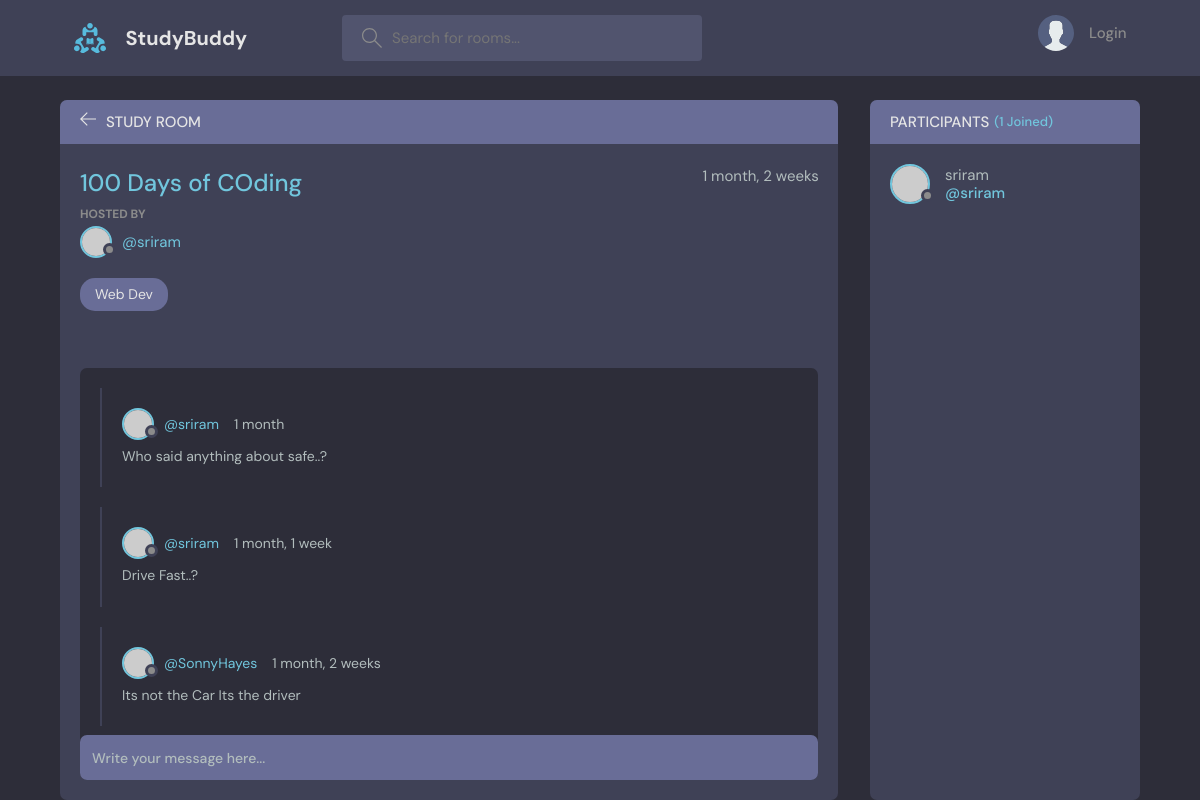
The page /room/1/ on the database its author committed.
### base/models.py (models this page shows, shortened)
class Room(models.Model):
    host= models.ForeignKey(User , on_delete=models.SET_NULL , null= True)
    topic= models.ForeignKey(Topic , on_delete=models.SET_NULL , null= True)
    name = models.CharField(max_length=200)
    description = models.TextField(null=True , blank=True)
    participants = models.ManyToManyField(User, related_name='participants' , blank=True
                                          )
    updated = models.DateTimeField(auto_now=True)
    created = models.DateTimeField(auto_now_add=True)
    class Meta:
        ordering = ['-updated', '-created']

class Topic(models.Model):
    name = models.CharField(max_length=200)
    def __str__(self):
        return self.name

class Message(models.Model):
    user = models.ForeignKey(User, on_delete=models.CASCADE)  #user content
    room = models.ForeignKey(Room, on_delete=models.CASCADE)  #room relationship
    body = models.TextField()
    updated = models.DateTimeField(auto_now=True)   #updating user content
    created = models.DateTimeField(auto_now_add=True)   #creating user content
    class Meta:
        ordering = ['-updated', '-created']

### base/views.py (the view, shortened to what this page needs)
# urls.py: path('room/<str:pk>/',views.room, name="room"),
def room(request , pk):
    room = Room.objects.get(id=pk)
    room_messages = room.message_set.all()
    participants = room.participants.all()
    context = {'room': room , 'room_messages': room_messages , 'participants': participants}
    return render(request, 'base/room.html', context)

### base/templates/base/room.html (shortened to what this page needs)
{% extends 'main.html' %}
{% block content %}
    <main class="profile-page layout layout--2">
      <div class="container">
        <div class="room">
          <div class="room__top">
            <div class="room__topLeft">
              <a href="{% url 'home' %}">
                <svg version="1.1" xmlns="http://www.w3.org/2000/svg" width="32" height="32" viewBox="0 0 32 32">
                  <title>arrow-left</title>
                  <path
                    d="M13.723 2.286l-13.723 13.714 13.719 13.714 1.616-1.611-10.96-10.96h27.625v-2.286h-27.625l10.965-10.965-1.616-1.607z"
                  ></path>
                </svg>
              </a>
              <h3>Study Room</h3>
            </div>
          </div>
          <div class="room__box scroll">
            <div class="room__header scroll">
              <div class="room__info">
                <h3>{{room.name}}</h3>
                <span>{{room.created|timesince}}</span>
              </div>
              <div class="room__hosted">
                <p>Hosted By</p>
                <a href="{% url 'user-profile' room.host.id %}" class="room__author">
                  <div class="avatar avatar--small">
                    <img src="https://randomuser.me/api/portraits/men/37.jpg" />
                  </div>
                  <span>@{{room.host.username}}</span>
                </a>
              </div>
              <span class="room__topics">{{room.topic}}</span>
            </div>
            <div class="room__conversation">
              <div class="threads scroll">
                {% for message in room_messages %}
                <div class="thread">
                  <div class="thread__top">
                    <div class="thread__author">
                      <a href="{% url 'user-profile' message.user.id %}" class="thread__authorInfo">
                        <div class="avatar avatar--small">
                          <img src="https://randomuser.me/api/portraits/men/37.jpg" />
                        </div>
                        <span>@{{message.user.username}}</span>
                      </a>
                      <span class="thread__date">{{message.created|timesince}}</span>
                    </div>
                  </div>
                  <div class="thread__details">
                    {{message.body}}
                  </div>
                </div>
                {% endfor %}
              </div>
            </div>
          </div>
          <div class="room__message">
            <form action="#"><input name="" placeholder="Write your message here..." /></form>
          </div>
        </div>
        <div class="participants">
          <h3 class="participants__top">Participants <span>({{participants.count}} Joined)</span></h3>
          <div class="participants__list scroll">
            {% for user in participants %}
            <a href="{% url 'user-profile' user.id %}" class="participant">
              <div class="avatar avatar--medium">
                <img src="https://randomuser.me/api/portraits/men/37.jpg" />
              </div>
              <p>
                {{user.username}}
                <span>@{{user.username}}</span>
              </p>
            </a>
            {% endfor %}
          </div>
        </div>
      </div>
    </main>
{% endblock content %}

### rows shown on the page
Room: name "100 Days of COding", created "1 month, 2 weeks", host.username "sriram", topic "Web Dev"
Message: user.username "sriram", created "1 month", body "Who said anything about safe..?"
Message: user.username "sriram", created "1 month, 1 week", body "Drive Fast..?"
Message: user.username "SonnyHayes", created "1 month, 2 weeks", body "Its not the Car Its the driver"

### other values the page prints
{{ participants.count }} "1"
{{ user.username }} "sriram"
